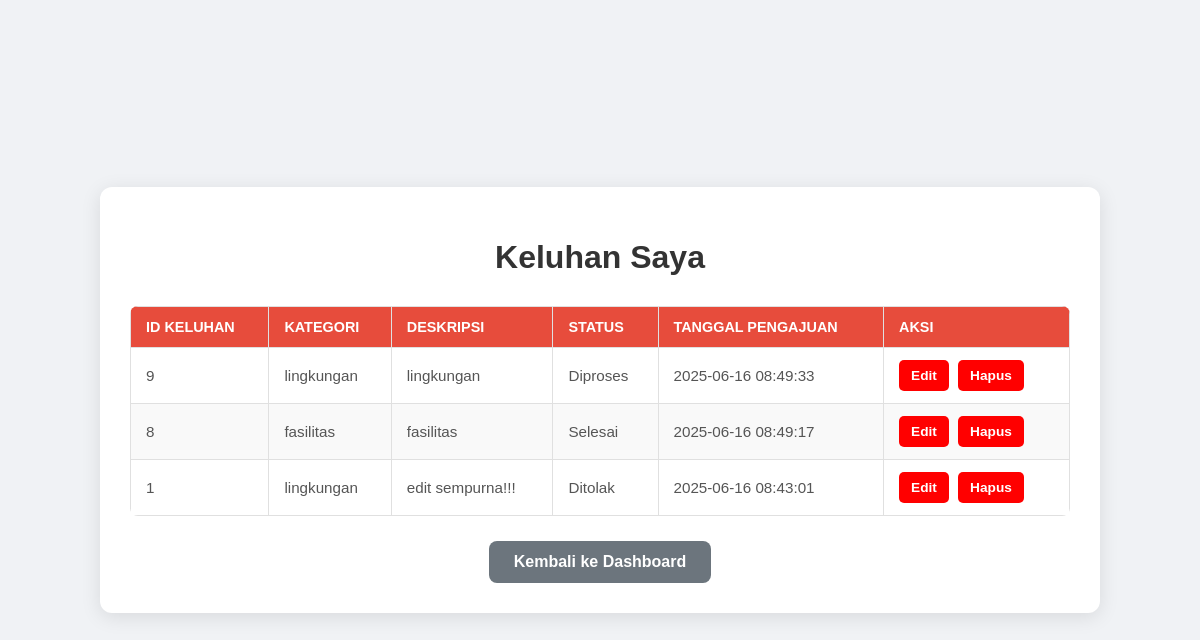
Screenshot of /php/keluhansayaa.php (signed in) with the database file from the repository.
### tables this page shows
CREATE TABLE `keluhan` (
  `id` int(11) NOT NULL,
  `user_id` int(11) NOT NULL,
  `username` varchar(50) DEFAULT NULL,
  `fakultas` varchar(100) DEFAULT NULL,
  `kategori` varchar(50) DEFAULT NULL,
  `deskripsi` text DEFAULT NULL,
  `status` varchar(50) NOT NULL DEFAULT 'Pending',
  `created_at` timestamp NOT NULL DEFAULT current_timestamp()
);

### php/keluhansayaa.php (the view, shortened to what this page needs)
<?php
require_once "koneksi.php";
$user_id = $_SESSION['user_id'] ?? null;
$sql = "SELECT id AS keluhan_id, kategori, deskripsi, status, created_at
        FROM keluhan
        WHERE user_id = '" . mysqli_real_escape_string($conn, $user_id) . "'
        ORDER BY created_at DESC";
$result = mysqli_query($conn, $sql);
?>
<!DOCTYPE html>
<html lang="en">
<head>
    <link rel="stylesheet" href="../css/keluhansaya.css">
</head>
<body>
    <div class="container">
        <h1>Keluhan Saya</h1>
        <table>
            <thead>
                <tr>
                    <th>ID Keluhan</th>
                    <th>Kategori</th>
                    <th>Deskripsi</th>
                    <th>Status</th>
                    <th>Tanggal Pengajuan</th>
                    <th>Aksi</th>
                </tr>
            </thead>
            <tbody>
                <?php
                if (mysqli_num_rows($result) > 0) {
                    while ($row = mysqli_fetch_assoc($result)){
                ?>
                        <tr>
                            <td><?php echo htmlspecialchars($row['keluhan_id']); ?></td>
                            <td><?php echo htmlspecialchars($row['kategori']); ?></td>
                            <td><?php echo nl2br(htmlspecialchars($row['deskripsi'])); ?></td>
                            <td><?php echo htmlspecialchars($row['status']); ?></td>
                            <td><?php echo htmlspecialchars($row['created_at']); ?></td>
                            <td>
                                <a href="prosesedit.php?id=<?php echo htmlspecialchars($row['keluhan_id']); ?>" class="action-btn edit-btn">Edit</a>
                                <a href="prosesdelete.php?id=<?php echo htmlspecialchars($row['keluhan_id']); ?>" class="action-btn delete-btn" onclick="return confirm('Apakah Anda yakin ingin menghapus keluhan ini?');">Hapus</a>
                            </td>
                        </tr>
                    <?php
                    }
                }else {
                ?>
                    <tr>
                        <td colspan='6' class="no-complaints-message">Anda belum mengajukan keluhan apa pun.</td>
                    </tr>
                <?php
                }
                ?>
            </tbody>
        </table>
        <a href="../dasboard.php" class="btn-back">Kembali ke Dashboard</a>
    </div>
</body>
</html>

### css/keluhansaya.css (style rules this page uses)
body { font-family: Arial, sans-serif; background-color: #f0f2f5; margin: 0; display: flex; justify-content: center; align-items: center; min-height: 100vh; }
.container { background-color: #ffffff; padding: 30px; border-radius: 12px; box-shadow: 0 4px 20px rgba(0, 0, 0, 0.1); max-width: 1000px; width: 90%; box-sizing: border-box; }
h1 { text-align: center; color: #333333; margin-bottom: 30px; font-size: 2em; }
table { width: 100%; border-collapse: collapse; margin-bottom: 25px; border-radius: 8px; overflow: hidden; }
th, td { border: 1px solid #e0e0e0; padding: 12px 15px; text-align: left; }
th { background-color: #e74c3c; color: white; font-weight: bold; text-transform: uppercase; font-size: 0.9em; }
tr:nth-child(even) { background-color: #f9f9f9; }
td { color: #555555; font-size: 0.95em; }
.btn-back { display: block; width: fit-content; margin: 20px auto 0 auto; padding: 12px 25px; background-color: #6c757d; color: white; text-decoration: none; border-radius: 8px; transition: background-color 0.3s ease; font-size: 1em; font-weight: bold; }
.action-btn { display: inline-block; padding: 8px 12px; margin-right: 5px; border-radius: 5px; text-decoration: none; font-size: 0.9em; font-weight: bold; transition: background-color 0.3s ease; white-space: nowrap; }
.edit-btn { background-color: #ff0000; color: white; }
.delete-btn { background-color: #ff0000; color: white; }

### rows the page displays
keluhan: id "9", kategori "lingkungan", deskripsi "lingkungan", status "Diproses", created_at "2025-06-16 08:49:33"
keluhan: id "8", kategori "fasilitas", deskripsi "fasilitas", status "Selesai", created_at "2025-06-16 08:49:17"
keluhan: id "1", kategori "lingkungan", deskripsi "edit sempurna!!!", status "Ditolak", created_at "2025-06-16 08:43:01"
